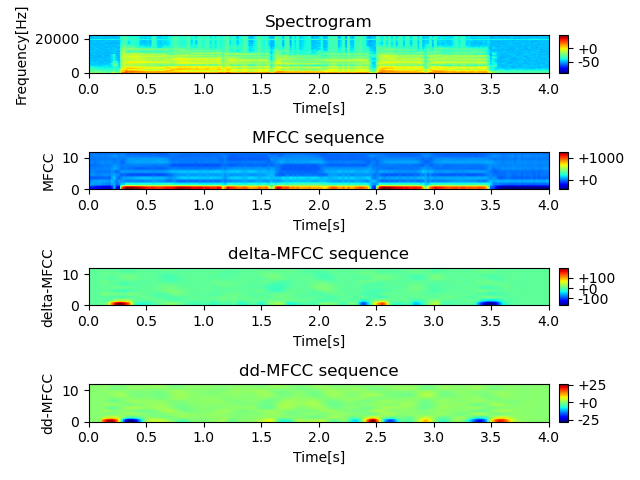

The script that drew this image:
import numpy as np
import matplotlib as mp
import matplotlib.pyplot as plt
from scipy.fftpack import dct
from mpl_toolkits.axes_grid1 import make_axes_locatable
import librosa
import stft


class MFCC:
    def __init__(self, sr, f0=700):
        self.sr = sr
        self.f0 = f0
        self.nceps = 12
        self.calc_m0()


    def calc_m0(self):
        self.m0 = 1000.0 / np.log(1000.0 / self.f0 + 1.0)


    def freq2mel(self, f):
        return self.m0 * np.log(f / self.f0 + 1.0)


    def mel2freq(self, m):
        return self.f0 * (np.exp(m / self.m0) - 1.0)


    def mel_filter_bank(self, N, numChannnels):
        sr = self.sr

        fmax = sr / 2
        melmax = self.freq2mel(fmax)
        nmax = N // 2
        df = sr / N

        dmel = melmax / (numChannnels + 1)
        melcenters = np.arange(1, numChannnels + 1) * dmel
        fcenters = self.mel2freq(melcenters)
        indexcenter = np.round(fcenters / df)
        indexstart = np.hstack(([0], indexcenter[0 : numChannnels-1]))
        indexstop = np.hstack((indexcenter[1:numChannnels], [nmax]))
        filterbank = np.zeros((numChannnels, nmax))

        for c in range(numChannnels):
            increment = 1.0 / (indexcenter[c] - indexstart[c])
            for i in range(int(indexstart[c]), int(indexcenter[c])):
                filterbank[c, i] = (i - indexstart[c]) * increment
            decrement = 1.0 / (indexstop[c] - indexcenter[c])
            for i in range(int(indexcenter[c]), int(indexstop[c])):
                filterbank[c, i] = 1.0 - ((i - indexcenter[c]) * decrement)

        self.filterbank = filterbank
        self.fcenters = fcenters
        return filterbank, fcenters


    def mspec(self, signal):
        win_fc = np.hamming(window)
        signal = signal * win_fc
        spec = np.abs(np.fft.fft(signal))
        spec = spec[: spec.shape[0] // 2]
        mspec = spec @ filterbank.T
        return mspec


    def mfcc(self, signal):
        mspec = self.mspec(signal)
        mfcc = dct(20 * np.log10(mspec))[:self.nceps]
        return mfcc


    def calc_mfcc(self, signal, window=2048):
        Z = []
        for i in range((signal.shape[0] - window) // step):
            mfcc = self.mfcc(signal[i*step : i*step + window])
            Z.append(mfcc)
        Z = np.array(Z)
        return Z


    def delta_mfcc(self, mfcc, l=5):
        Z = np.zeros([mfcc.shape[0], self.nceps])
        k_list = np.arange(-l, l + 1)
        k_sq = np.sum(k_list ** 2) #sigma(k=-l~k)k^2
        for m in range(l, mfcc.shape[0] - l):
            for j in range(self.nceps):
                Z[m][j] = np.sum(k_list * mfcc[m - l : m + l + 1, j]) / k_sq

        return Z


def spectrogram(ax, spec, frame_length, sr, window):
    """show spectrogram
    Args:
        ax: axis
        spec: input spectrogram
        frame_length: Length of signal
        sr: sampling rate
        window: Length of window
    """
    spec_log = spec
    #spec_log = 20 * np.log10(np.abs(spec).T)[window // 2:] #dB
    im = ax.imshow(spec_log, cmap='jet', extent=[0, frame_length // sr, 0, sr // 2,], aspect="auto")
    #ax.set_ylim([0, 1000])
    ax.set_xlabel('Time[s]')
    ax.set_ylabel('Frequency[Hz]')
    divider = make_axes_locatable(ax)
    cax = divider.append_axes('right', '2%', pad=0.1)
    cbar = fig.colorbar(im, format='%+2.0f dB', cax=cax)
    cbar.set_label("Magnitude[dB]")
    ax.set_title("Spectrogram")
    return


if __name__ == "__main__":
    sr = 44100

    #load file
    file_name = "audio.wav"
    window = 2048
    step = window // 2

    #original_signal = 音声信号の値、sr=サンプリング周波数 を取得
    original_signal, sr = librosa.load(file_name, sr=None)
    frame_length = original_signal.shape[0]

    #time scale
    time = np.arange(0, original_signal.shape[0]) / sr

    #STFT
    original_spec = stft.stft(original_signal, window, step)

    numChannels = 20
    df = sr / window
    mfcc = MFCC(sr)
    filterbank, fcenters = mfcc.mel_filter_bank(window, numChannels)

    #plot filter bank
    for c in np.arange(numChannels):
        plt.plot(np.arange(0, window / 2) * df, filterbank[c])

    log_spec = 20 * np.log10(np.abs(original_spec).T)[window // 2:]
    mfcc_list = mfcc.calc_mfcc(original_signal)
    d_mfcc = mfcc.delta_mfcc(mfcc_list)
    dd_mfcc = mfcc.delta_mfcc(d_mfcc)

    plt.plot()
    fig = plt.figure()

    #spectrogram
    ax1 = fig.add_subplot(411)
    im = ax1.imshow(log_spec, cmap='jet', extent=[0, frame_length // sr, 0, sr // 2,], aspect="auto")
    ax1.set(xlabel="Time[s]", ylabel="Frequency[Hz]", title="Spectrogram")
    divider = make_axes_locatable(ax1)
    cax = divider.append_axes('right', '2%', pad=0.1)
    cbar = fig.colorbar(im, format='%+2.0f', cax=cax)


    #mfcc
    ax2 = fig.add_subplot(412)
    im = ax2.imshow(mfcc_list.T, cmap='jet', extent=[0, frame_length // sr, 0, mfcc_list.shape[1]], aspect="auto",  origin="lower")
    ax2.set(xlabel="Time[s]", ylabel="MFCC", title="MFCC sequence")
    divider = make_axes_locatable(ax2)
    cax = divider.append_axes('right', '2%', pad=0.1)
    cbar = fig.colorbar(im, format='%+2.0f', cax=cax)


    #delta_mfcc
    ax3 = fig.add_subplot(413)
    im = ax3.imshow(d_mfcc.T, cmap='jet', extent=[0, frame_length // sr, 0, d_mfcc.shape[1]], aspect="auto",  origin="lower")
    ax3.set(xlabel="Time[s]", ylabel="delta-MFCC", title="delta-MFCC sequence")
    divider = make_axes_locatable(ax3)
    cax = divider.append_axes('right', '2%', pad=0.1)
    cbar = fig.colorbar(im, format='%+2.0f', cax=cax)

    #delta-2_mfcc
    ax4 = fig.add_subplot(414)
    im = ax4.imshow(dd_mfcc.T, cmap='jet', extent=[0, frame_length // sr, 0, dd_mfcc.shape[1]], aspect="auto",  origin="lower")
    ax4.set(xlabel="Time[s]", ylabel="dd-MFCC", title="dd-MFCC sequence")
    divider = make_axes_locatable(ax4)
    cax = divider.append_axes('right', '2%', pad=0.1)
    cbar = fig.colorbar(im, format='%+2.0f', cax=cax)



    plt.tight_layout()
    plt.show()



    """
    time = 3
    t_sample = time * sr
    signal = original_signal[t_sample : t_sample + window]
    tmp = signal * win_fc
    t_original_spec = np.abs(np.fft.fft(tmp))[: window // 2]
    t_log_spec = 20 * np.log10(t_original_spec)
    mspec = t_original_spec @ filterbank.T
    nceps = 12
    mfcc = dct(20 * np.log10(mspec))[:nceps]
    """

    """

    print(mfcc)

    plt.plot()
    #PLOT
    fig = plt.figure(figsize=(10, 10))
    ax2 = fig.add_subplot(111)
    xline = np.linspace(0, sr // 2, window // 2)
    ax2.plot(xline, 20 * np.log10(t_original_spec), label="Original Spectrum")
    ax2.plot(fcenters, 20 * np.log10(mspec), "o-", label="Mel Spectrum")
    plt.show()
    """
